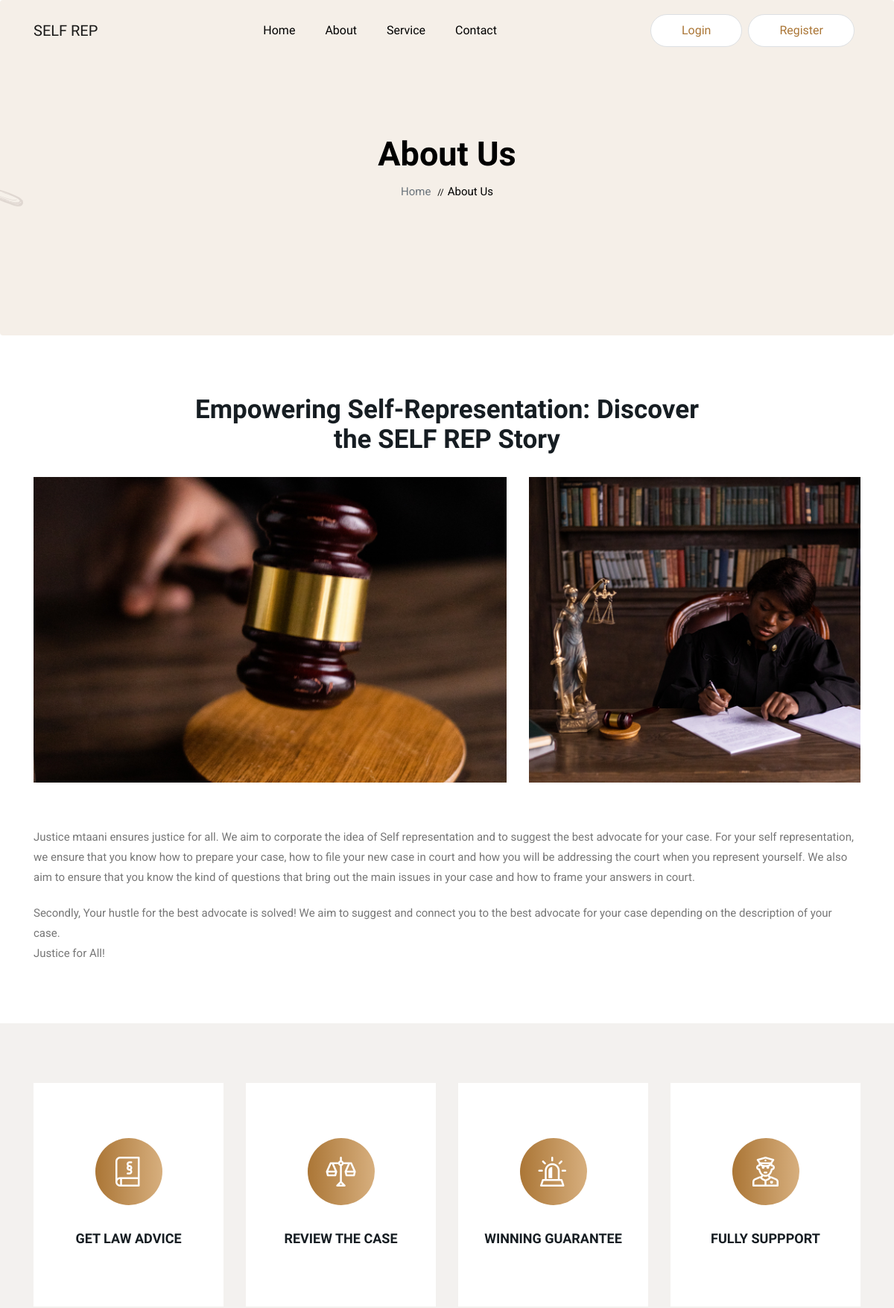
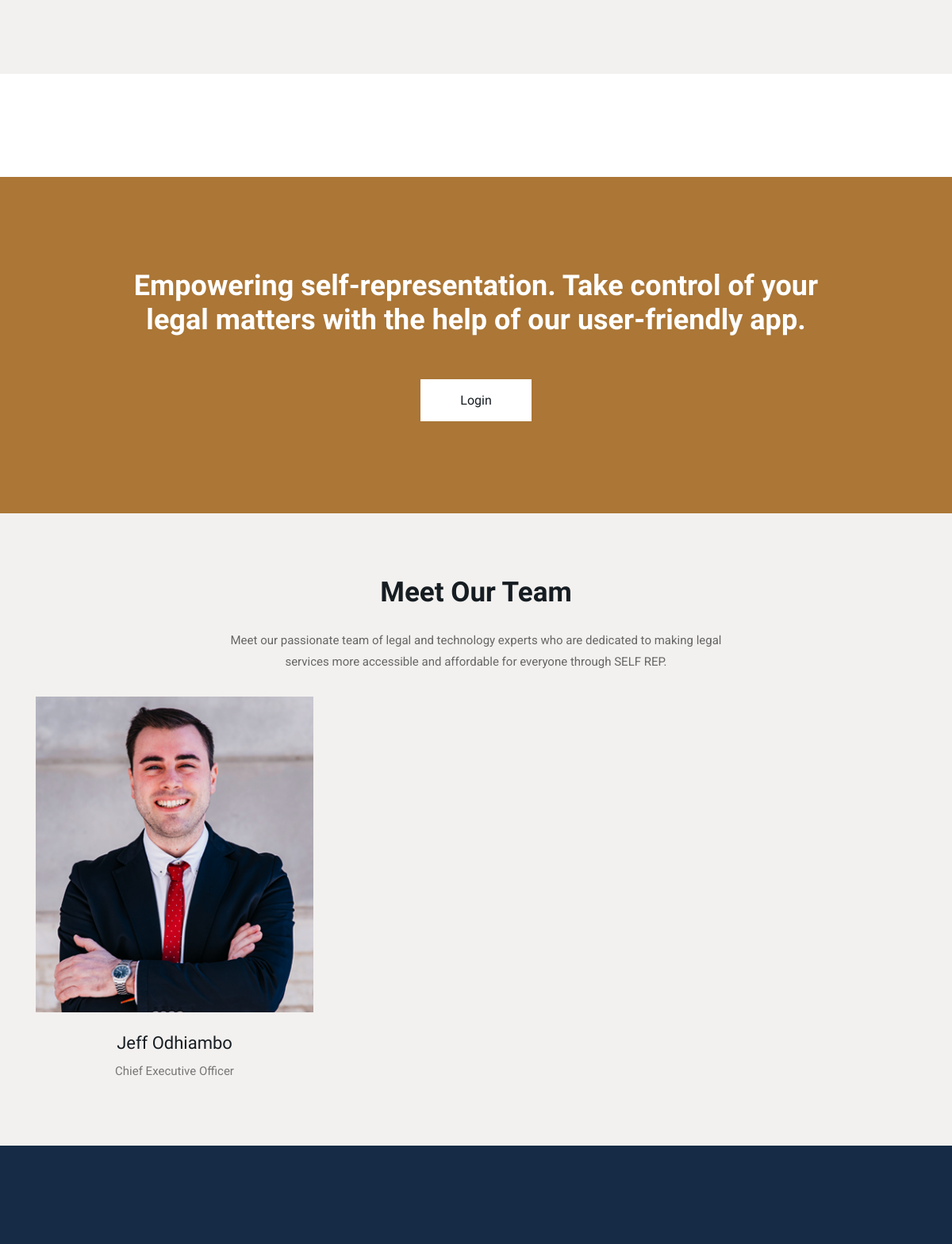
The page /about/ (upper part) on the database its author committed (2 pictures, top to bottom).
### core/models.py (models this page shows, shortened)
class Team(models.Model):
    user = models.OneToOneField(User, on_delete=models.CASCADE)
    role = models.CharField(max_length=200)
    image = models.ImageField(upload_to='team/')
    created = models.DateTimeField(auto_now_add=True)
    updated = models.DateTimeField(auto_now=True)
    class Meta:
        ordering = ['-created']

### core/views.py (the view)
# urls.py: path('about/', views.about, name='about'),
def about(request):
    services = Service.objects.all()
    teams = Team.objects.all()
    context = {
        'title': 'About Us',
        'services': services,
        'teams': teams
    }
    return render(request, 'about.html', context)

### templates/about.html (shortened to what this page needs)
{% extends 'base.html' %}
{% block content %}
{% include 'partials/about.html' %}
<section class="service_part section_padding mr_bottom">
    <div class="container">
        <div class="row align-items-center">
            <div class="col-lg-3 col-sm-6">
                <div class="single_service_part">
                    <div class="single_service_text">
                        <span class="flaticon-law"></span>
                        <h2>Get Law Advice</h2>
                    </div>
                </div>
            </div>
            <div class="col-lg-3 col-sm-6">
                <div class="single_service_part">
                    <div class="single_service_text">
                        <span class="flaticon-scale"></span>
                        <h2>Review The Case</h2>
                    </div>
                </div>
            </div>
            <div class="col-lg-3 col-sm-6">
                <div class="single_service_part">
                    <div class="single_service_text">
                        <span class="flaticon-siren"></span>
                        <h2>Winning Guarantee</h2>
                    </div>
                </div>
            </div>
            <div class="col-lg-3 col-sm-6">
                <div class="single_service_part">
                    <div class="single_service_text">
                        <span class="flaticon-policeman"></span>
                        <h2>Fully Suppport</h2>
                    </div>
                </div>
            </div>
        </div>
    </div>
</section>
{% include 'partials/ads.html' %}
{% include 'partials/team.html' %}
{% endblock %}

### templates/partials/team.html (shortened to what this page needs)
    {% if teams %}
    <section class="team_part our_offer section_bg section_padding">
        <div class="container">
            <div class="row justify-content-center">
                <div class="col-lg-7 col-sm-10">
                    <div class="section_tittle">
                        <h2>Meet Our Team</h2>
                        <p>Meet our passionate team of legal and technology experts who are dedicated to making legal services more accessible and affordable for everyone through SELF REP.</p>
                    </div>
                </div>
            </div>
            <div class="row justify-content-between">
                {% for team in teams %}
                <div class="col-lg-4 col-sm-6">
                    <div class="single_offer_part">
                        <div class="single_offer">
                            <img src="{{ team.image.url }}" alt="offer_img_1">
                        </div>
                        <div class="team_member_info">
                            <h4>{{ team.user.get_full_name|default:'No Name found'}}</h4>
                            <p>{{ team.role}}</p>
                        </div>
                    </div>
                </div>
                {% endfor %}
            </div>
        </div>
    </section>
{% endif %}

### rows shown on the page
Team: image (picture), user.get_full_name "Jeff Odhiambo", role "Chief Executive Officer"

### other values the page prints
{{ title }} "About Us"
